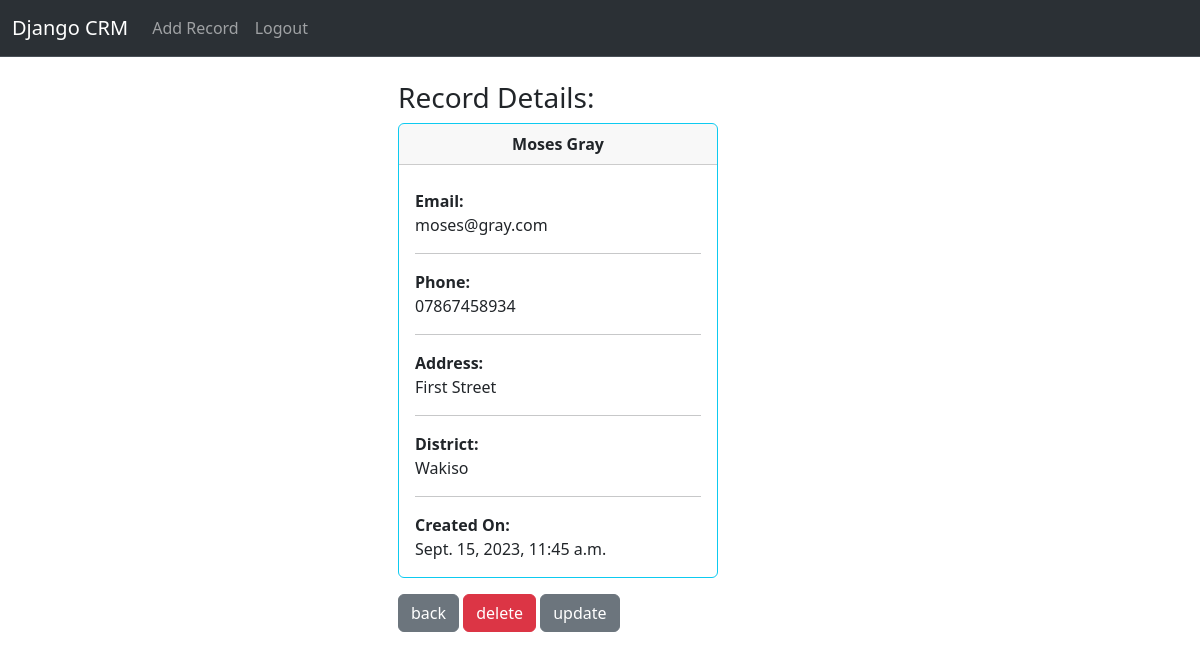
Screenshot of /record/3 (signed in) with the database file from the repository.
### app/models.py (models this page shows, shortened)
class Record(models.Model):
    created_at = models.DateTimeField(auto_now_add=True)
    first_name = models.CharField(max_length=50)
    last_name = models.CharField(max_length=50)
    email = models.CharField(max_length=100)
    phone = models.CharField(max_length=15)
    address = models.CharField(max_length=50)
    district = models.CharField(max_length=50)

### app/views.py (the view)
# urls.py: path('record/<int:pk>', views.record_detail, name='record'),
def record_detail(request, pk):
    if request.user.is_authenticated:
        record = get_object_or_404(Record, id=pk)
        context = {
            'record': record
        }
        return render(request, 'record_detail.html', context)
    else:
        messages.success(request, 'You must be logged in to view this page')
        return redirect('home')

### app/templates/record_detail.html (shortened to what this page needs)
{% extends 'base.html' %}
{% block content%}
<div class="col-md-6 offset-md-3 mx-auto p-2" style="width: 420px;">
    <h3>Record Details:</h3>
<div class="card border-info mb-3" style="max-width: 20rem;">
    <div class="card-header text-center"><strong>{{ record.first_name }} {{ record.last_name }}</strong></div>
        <div class="card-body">
        <strong>Email: </strong>
            <p class="card-text">{{ record.email }}</p>
            <hr>
        <strong>Phone: </strong>
            <p class="card-text">{{ record.phone }}</p>
            <hr>
        <strong>Address: </strong>
            <p class="card-text">{{ record.address }}</p>
            <hr>
        <strong>District: </strong>
            <p class="card-text">{{ record.district }}</p>
            <hr>
        <strong>Created On: </strong>
            <p class="card-text">{{ record.created_at }}</p>
    </div>
</div>
    <a href="{% url 'home' %}" class="btn btn-secondary">back</a>
    <a href="{% url 'delete' record.id %}" class="btn btn-danger">delete</a>
    <a href="{% url 'update' record.id %}" class="btn btn-secondary">update</a>
</div>
{% endblock%}

### rows the page displays
Record: first_name "Moses", last_name "Gray", email "moses@gray.com", phone "07867458934", address "First Street", district "Wakiso", created_at "Sept. 15, 2023, 11:45 a.m."
